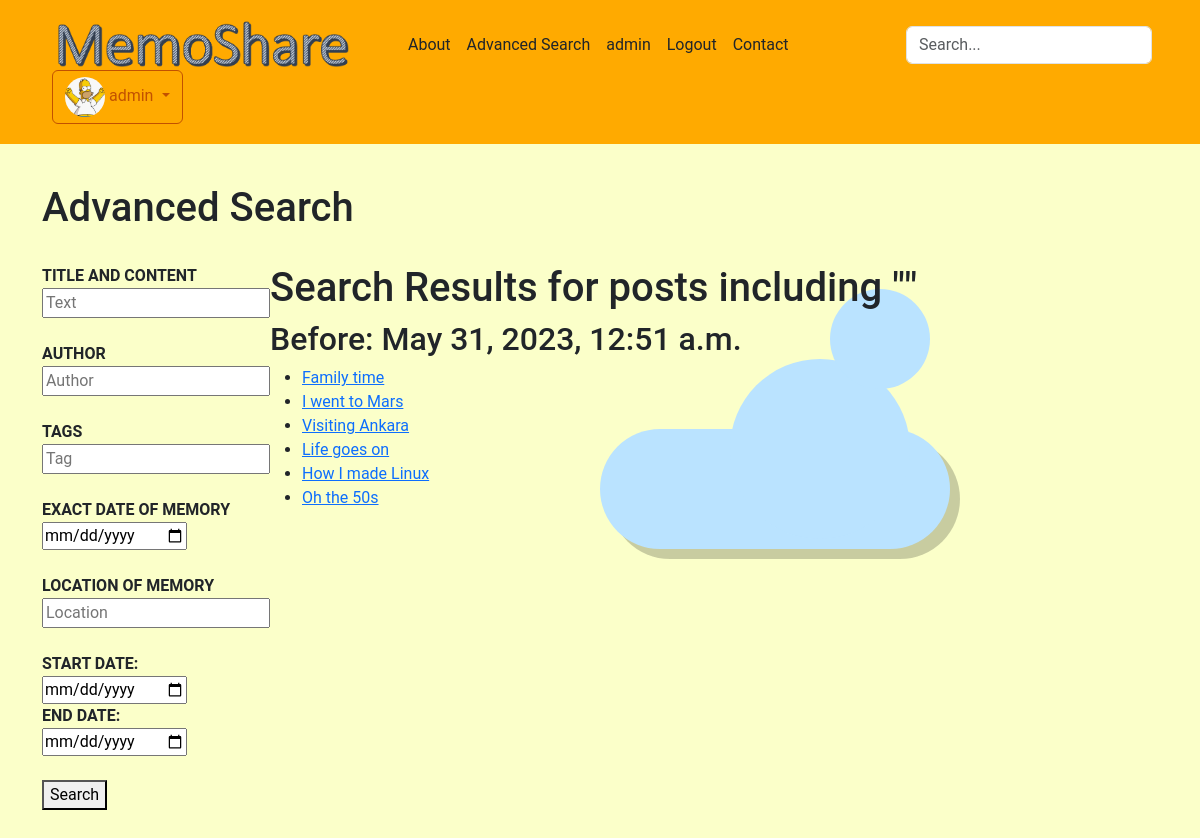
Page /search (signed in) on the committed database.
### blog/models.py (models this page shows, shortened)
class Profile(models.Model):
    user = models.OneToOneField(User, on_delete=models.CASCADE)
    name = models.CharField(max_length=155, null=True, blank=True)
    bio = models.TextField(max_length=1000, blank=True)
    location = models.CharField(max_length=100, blank=True, null=True)
    birthdate = models.DateField(null=True, blank=True)
    follows = models.ManyToManyField("self", blank=True, symmetrical=False, related_name="followers")
    avatar = models.ImageField(default='profile_pics/default.png',  upload_to='profile_pics/')

class Post(models.Model):
    author = models.ForeignKey(User, on_delete=models.CASCADE)
    title = models.CharField(max_length=100)
    text = models.TextField(max_length=30000)
    posted_date = models.DateTimeField(default=timezone.now)
    memory_date = models.DateTimeField(blank=True, null=True)
    location = models.CharField(max_length=100, blank=True, null=True)
    tags = TaggableManager(blank=True)
    likes = models.ManyToManyField(get_user_model(), related_name='liked_posts', through='Like')
    image = models.ImageField(null=True, blank=True, upload_to="images/")

### blog/views.py (the view)
# urls.py: path('search', views.post_search, name='post_search'),
def post_search(request):
    query = request.GET.get("query", "")
    author_query = request.GET.get("author", "")
    tag_query = request.GET.get("tag", "")
    date_query = request.GET.get("date", "")
    timestart_query = request.GET.get("start", "")
    timeend_query = request.GET.get("end", timezone.now())
    location_query = request.GET.get("location", "")
    empty = True
    results = Post.objects.all()
    if query:
        results = results.filter(Q(title__icontains=query) | Q(text__icontains=query))
        empty = False
    if tag_query:
        results = results.filter(tags__name__icontains=tag_query)
        empty = False
    if author_query:
        results = results.filter(author__username__icontains=author_query)
        empty = False
    if location_query:
        results = results.filter(location__icontains=location_query)
        empty = False
    if date_query:
        results = results.filter(memory_date__gte=date_query).filter(memory_date__lte=date_query)
        empty = False
    if timestart_query:
        results = results.filter(memory_date__gte=timestart_query)
        empty = False
    if timeend_query:
        results = results.filter(memory_date__lte=timeend_query)
        empty = False
    if empty:
        results = None
    context = {
        'results': results,
        'query': query,
        'tag_query': tag_query,
        'author_query': author_query,
        'date_query': date_query,
        'timestart_query': timestart_query,
        'timeend_query': timeend_query
    }
    return render(request, 'blog/post_search.html', context)

### blog/templates/blog/post_search.html (shortened to what this page needs)
{% extends 'blog/base.html' %}
{% load static %}
{% block content %}
    <h1>Advanced Search</h1><br>
    <link rel="stylesheet" type="text/css" href="{% static "css/advanced_search.css" %}">
    <div style="display: flex;">
      <div style="display: flex;">
        <form action="/search" method="get">
            <label for="text">Title and Content</label>
            <input type="text" name="query" value="{{ query }}" placeholder="Text"><br>
            <br>
            <label for="author">Author</label>
            <input type="text" name="author" value="{{ author_query }}" placeholder="Author"><br>
            <br>
            <label for="text4">Tags</label>
            <input type="text" name="tag" value="{{ tag_query }}" placeholder="Tag"><br>
            <br>
            <label for="date">Exact Date of Memory</label>
            <input type="date" name="date" value="{{ date_query }}" placeholder="Date"><br>
            <br>
            <label for="text6">Location of Memory</label>
            <input type="text" name="location" value="{{ location_query }}" placeholder="Location"><br>
            <br>
            <label for="start">Start date:</label>
            <input type="date" name="start" value="{{ timestart_query }}" placeholder="Date"><br>
            <label for="end">End date:</label>
            <input type="date" name="end" value="{{ timeend_query }}" placeholder="Date"><br>
            <br>
            <button type="submit">Search</button>
        </form>
      </div>
      <br>
      <br>
      <div>
        <h1>Search Results for posts including "{{ query }}"</h1>
        {% if timeend_query %}
            <h2>Before: {{ timeend_query }}</h2>
        {% endif %}
        {% if results %}
            <ul>
            {% for post in results %}
                <li><a href="{% url 'post_detail' pk=post.pk %}">{{ post.title }}</a></li>
            {% endfor %}
            </ul>
        {% else %}
            <p>No results found.</p>
        {% endif %}
      </div>
    </div>
    <br>
    <br>
{% endblock %}

### blog/templates/blog/base.html (shortened to what this page needs)
{% load static %}
{% load easy_maps_tags %}
<!DOCTYPE html>
<html>
    <head>
        <link href="https://cdn.jsdelivr.net/npm/bootstrap@5.3.0-alpha3/dist/css/bootstrap.min.css" rel="stylesheet">
        <link rel="stylesheet" href="{% static 'css/blog.css' %}">
        <link rel="stylesheet" href="https://unpkg.com/leaflet@1.7.1/dist/leaflet.css"/>
        <link href="{% static "css/headers.css" %}" rel="stylesheet">
    </head>
    <body>
        <link rel="stylesheet" href="{% static 'css/body.css' %}">
        <header class="page-header">
            <div class="container">
                <div class="d-flex flex-wrap align-items-center justify-content-center justify-content-lg-start">
                  <a href="/"><img src="{% static "MemoShareLogo2.png" %}" width="300" height="50"></a>
                  <a href="/" class="d-flex align-items-center mb-2 mb-lg-0 text-dark text-decoration-none">
                    <svg class="bi me-2" width="40" height="32" role="img" aria-label="Bootstrap"><use xlink:href="#bootstrap"/></svg>
                  </a>
                  <ul class="nav col-12 col-lg-auto me-lg-auto mb-2 align-items-center mb-md-0">
                    <li><a href="/about" class="nav-link px-2 link-dark">About</a></li>
                    <li><a href="/search" class="nav-link px-2 link-dark">Advanced Search</a></li>
                    {% if user.is_authenticated %}
                      <li><a href="/user/{{ user.username }}" class="nav-link px-2 link-dark">{{ user.username }}</a></li>
                      <li><a href="/logout" class="nav-link px-2 link-dark">Logout</a></li>
                    {% else %}
                      <li><a href="/login" class="nav-link px-2 link-dark">Login</a></li>
                      <li><a href="/register" class="nav-link px-2 link-dark">Register</a></li>
                    {% endif %}
                      <li><a href="/contact" class="nav-link px-2 link-dark">Contact</a></li>
                  </ul>
                  <form class="col-12 col-lg-auto mb-3 mb-lg-0 me-lg-3" action="/search" method="get">
                    <input type="search" class="form-control"  name="query" value="{{ query }}" placeholder="Search...">
                  </form>
                  {% if user.is_authenticated %}
                    <div class="dropdown">
                      <button class="btn btn-secondary dropdown-toggle" type="button" id="dropdownMenuButton" data-bs-toggle="dropdown" aria-haspopup="true" aria-expanded="false">
                        <img src="{{ user.profile.avatar.url }}" alt="mdo" width="40" height="40" class="rounded-circle">  {{ user.username }}
                      </button>
                    </div>
                  {% endif %}
                </div>
              </div>
        </header>
        <main class="container">
            <div class="cloud"></div>
            <div class="row">
                <div class="col">
                {% block content %}
                {% endblock %}
                </div>
            </div>
        </main>
    </body>
</html>

### blog/static/css/blog.css (style rules this page uses)
.page-header { background-color: #ffaa00; margin-top: 0; margin-bottom: 40px; padding: 20px 20px 20px 40px; }
h1, h2, h3, h4 { font-family: 'Roboto'; }
.btn-secondary, .btn-secondary:visited { color: #C25100; background: none; border-color: #C25100; }

### blog/static/css/headers.css (style rules this page uses)
.bi { vertical-align: -.125em; fill: currentColor; }
.dropdown-toggle { outline: 0; }

### blog/static/css/body.css (style rules this page uses)
body { background-color: rgb(251, 255, 201); font-family: "Roboto"; }
.cloud { width:350px; height:120px; background:#bae3ff; box-shadow: 10px 10px rgba(0,0,0,0.2); border-radius:100px; z-index: -999; position: fixed; top: 50%; left: 50%; }
.cloud:after, .cloud:before { content:""; position:relative; display:inline-block; background:inherit; border-radius:inherit; }
.cloud::after { width:100px; height:100px; top:-220px; left:50px; }
.cloud::before { width:180px; height:180px; top: -70px; left:130px; }

### blog/static/css/advanced_search.css (style rules this page uses)
label { display: block; font-weight: bold; text-transform: uppercase; }

### rows in the picture
Post: title "Family time"
Post: title "I went to Mars"
Post: title "Visiting Ankara"
Post: title "Life goes on"
Post: title "How I made Linux"
Post: title "Oh the 50s"

### other values in the picture
{{ user.username }} "admin"
{{ timeend_query }} "May 31, 2023, 12:51 a.m."
